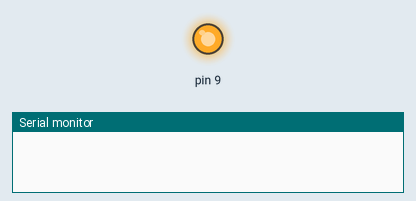
This sketch was run on a simulated Arduino Leonardo, built for the host (arithmetic inside an expression is 32-bit, double 64-bit). Shown: output pins drawn as LEDs (lit = HIGH), the last lines printed to the serial monitor. Uploads are accepted with an empty reply; random numbers use the default seed unless the sketch sets one.

Above: at 0.1 s.
At 2.1 s:
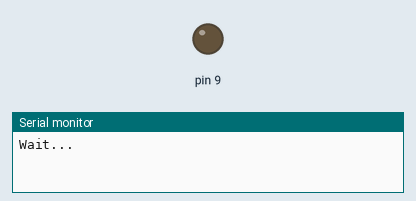
Timing chart, 0 to 3.6 s (numbered marks = the images above):
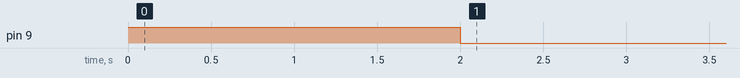

The sketch:

GSMweb_2560_0_09.ino
```cpp
/**************************************************************
 * TinyGSM Getting Started guide:
 *   https://tiny.cc/tinygsm-readme
 *
 *   ancestor of 0_0 version
 *   Migration to Mega2560 platform
 *   version 0.01 15/05/20
 *
 *   OK
 **************************************************************/
#define TINY_GSM_MODEM_A6

#define SerialMon Serial                // Set serial for debug console (to the Serial Monitor, default speed 115200)
#define SerialAT Serial1                // Set serial for AT commands (to the module) // Use Hardware Serial on Mega, Leonardo, Micro

// Increase RX buffer to capture the entire response
// Chips without internal buffering (A6/A7, ESP8266, M590)
// need enough space in the buffer for the entire response
// else data will be lost (and the http library will fail).

#define TINY_GSM_RX_BUFFER 650        // 650 //128 // last 670 // was 650

// #define DUMP_AT_COMMANDS           // See all AT commands, if wanted // uncomment if debugging is needed

#define TINY_GSM_DEBUG SerialMon      // Define the serial console for debug prints, if needed

// Range to attempt to autobaud
// #define GSM_AUTOBAUD_MIN 9600      // 9600
// #define GSM_AUTOBAUD_MAX  19200    // 38400 // 115200 // 57600 // 115200 // 19200 // 38400

// Add a reception delay - may be needed for a fast processor at a slow baud rate
//#define TINY_GSM_YIELD() { delay(2); }

// Define how you're planning to connect to the internet
#define TINY_GSM_USE_GPRS true
#define TINY_GSM_USE_WIFI false

#define GSM_PIN ""    // set GSM PIN, if any

// Your GPRS credentials, if any
const char apn[]  =  "internet";    // "internet"; Megafone
const char gprsUser[] = "gdata";    // gdata
const char gprsPass[] = "gdata";    // gdata

// Server details
const char server[] =  "kot60.online"; // "vsh.pp.ua"; //
const char resource[] = "/a6script.php"; // "/pics/Kot60_IoT.txt"; // "/TinyGSM/logo.txt"; //  "/test.txt"; // "?Ut=50&Um=40&Bm=30&Bt=20"; //

#include <TinyGsmClient.h>

#ifdef DUMP_AT_COMMANDS
  #include <StreamDebugger.h>
  StreamDebugger debugger(SerialAT, SerialMon);
  TinyGsm modem(debugger);
#else
  TinyGsm modem(SerialAT);
#endif

  TinyGsmClient client(modem);
  const int  port = 80;

  unsigned long lastDataSent(0), sessionBegin(0);
  float tstT(21.45);

void setup() {
  ModemA6_ON(9);
  SerialMon.begin(9600);                            // last one 57600 // 115200 // Set console baud rate
  delay(10);

  // Set your reset, enable, power pins here

  SerialMon.println(F("Wait..."));

  // TinyGsmAutoBaud(SerialAT,GSM_AUTOBAUD_MIN,GSM_AUTOBAUD_MAX);
  SerialAT.begin(9600);                             // was 9600, 115200
  delay(3000);

  SerialMon.println(F("Initializing modem...")); // Restart takes quite some time. To skip it, call init() instead of restart()
  modem.restart();   // 15.05
  // modem.init();

  String modemInfo = modem.getModemInfo();
  SerialMon.print(F("Modem Info: ")); SerialMon.println(modemInfo);

  sessionBegin = millis();
  randomSeed(analogRead(0));
}

void loop() {

String data  = ""; // "?Ut=50&Um=40&Bm=30&Bt=20";
String TankT = "";
String RoomT = "";

uint8_t Ut(0), Um(0), Bm(0), Bt(0), MaccT(0), KitT(0), LivT(0), BathT(0), CorT(0), Bed1(0);   // Temperature values in heating tank and rooms
float TstT(15.2);
bool bar1(0), bar2(1), bar3(0), hWat(0), hfP(1), hrP(0), hwP(1), boilP(1), camP(1);           // State of bars and pumps. Values just for simulation
bool *eqwP[9];
bool success = false;
uint16_t eqw(0);

if( (millis() - lastDataSent) > 3600000 ) {                                           // Modem restart once in 60 min.
  SerialMon.print(F(" ***** Last Data Sent  ")); SerialMon.print((millis() - lastDataSent) / 60000);
  SerialMon.print(F("min ago ****    ***** Modem restart ****  ")); SerialMon.println(millis());
  modem.restart();
  lastDataSent = millis();
  sessionBegin = millis();
  }

 SerialMon.print(F("\n***** Last Cycle done ****  ")); SerialMon.print(millis());
 SerialMon.print(F(" ***** Last Data Sent ****  ")); SerialMon.println(lastDataSent);

  /******  Simulation (here should be the real measurement process including equipment status)   *******/
  Ut = 40 + random(0,40);  Um = 30 + random(0,20);  Bm = 25 + random(0,15);  Bt = 10 + random(0,15);
  KitT  = 15 + random(0,10); LivT = 15 + random(0,10); BathT = 15 + random(0,10); CorT = 15 + random(0,10); Bed1 = 15 + random(0,10);

  tstT = 15.0 + random(100) / 10.0;
  SerialMon.print("tstT = "); SerialMon.println(tstT);

  /******  End of Simulation   *******/

  MaccT = (Ut + Um + Bm + Bt) / 4;                                                      // Middle temp. value in the heat accumulator
  TankT = Tconv(Ut) + Tconv(Um) + Tconv(Bm) + Tconv(Bt);                                // String variable to be sent to a6script.php
  RoomT = Tconv(KitT) + Tconv(LivT) + Tconv(BathT) + Tconv(CorT) + Tconv(Bed1);         // String variable to be sent to a6script.php


  SerialMon.print(F("\nTankTemp: ")); SerialMon.print(TankT);  SerialMon.print(F("  RoomTemp: ")); SerialMon.print(RoomT);
  SerialMon.println(F("\t\t\t\t**  HW status"));
  SerialMon.print(F("Minuts from the session begin:  ")); SerialMon.print( (millis() - sessionBegin) / 60000 );
  SerialMon.println("\t\t\t\t\t**");

  bool eqwArr[] = {camP, boilP, hwP, hrP, hfP, hWat, bar3, bar2, bar1};     // Equipment status array of bool.
  for (int i = 0; i < 9; i++)  eqwP[i] = &eqwArr[i];                        // assign the address of bool.

  byte len = sizeof(eqwArr)/sizeof(eqwArr[0]);                              // Number of elements in equArr
  eqw = eqSta(len, eqwArr, eqwP);                                           // Encoded equipment status (binary)
  for (byte i = 0; i < len ; i++) {
    SerialMon.print(i); SerialMon.print("\t");
  }
  SerialMon.println("**");
  for (byte i = 0; i < len ; i++) {
    SerialMon.print(eqwArr[i]); SerialMon.print("\t");
  }
  SerialMon.println(F("**\n"));

  data = "?Ut=" + String(Ut) + "&Um=" + String(Um) + "&Bm=" + String(Bm) + "&Bt=" + String(Bt) + "&TstT=" + String(tstT) + "&eqw=" + String(eqw);
                                                                                        // Data to be sent to a6script within GET proc.
  data = resource + data;  // "/a6script.php"                                           // Complete HTML GET command data
  // data = resource;

  SerialMon.print(F("Resource + data: ")); SerialMon.println(data);
  SerialMon.println(F("Waiting for GSM network..."));
  if (!modem.waitForNetwork()) {
    SerialMon.println(F(" fail GSM"));
    delay(1000); // 5000 // 10 000
    return;
  }
  SerialMon.println(F(" success GSM"));

  if (modem.isNetworkConnected()) {
    SerialMon.println(F("Network connected GSM"));
  }

#if TINY_GSM_USE_GPRS
  // GPRS connection parameters are usually set after network registration
    SerialMon.print(F("Connecting to Megafon "));
    SerialMon.print(apn); SerialMon.print("  ");
    if (!modem.gprsConnect(apn, gprsUser, gprsPass)) {
      SerialMon.println(F(" fail GPRS i-net"));
      delay(1000); // 10000
      return;
    }
    SerialMon.println(F(" success GPRS i-net "));

  if (modem.isGprsConnected()) {
    SerialMon.println(F("GPRS i-net connected"));
  }
#endif

   for(byte i = 0; i < 10; i++)
   {
    SerialMon.print(F("Connecting to "));
    SerialMon.println(server);
    if (!client.connect(server, port)) {
      SerialMon.println(F(" fail i-net site "));
      delay(1000); // 5000 // 10 000
      return;
    }
    SerialMon.println(F(" success i-net site "));

      // Make a HTTP GET request:
      SerialMon.println(F("Performing HTTP GET request..."));
      client.print(String("GET ") + data  + String(" HTTP/1.1\r\n") );  // resource
      SerialMon.println(F(" send GET + data + HTTP/1.1  "));

      client.print(String("Host: ") + server + "\r\n");
      SerialMon.println(F(" send Host: server  "));
      client.print("Connection: close\r\n\r\n");                   // 15.05.20
      SerialMon.println(F("Connection: close"));
      // client.print("Keep-Alive: 300\r\n");         // added by me
      // client.print("Connection: Keep-Alive\r\n\r\n");  // added by me
      client.println();

     if (client.available()) break;
  }

                                // ****** Tosser ******
  uint8_t i(0), j(0);
  byte k(0), s(0); byte Utd(0);
  String d = "";
  unsigned long timeout = millis();
  while (client.connected() && millis() - timeout < 10000L) {
    // Print available data
    while (client.available()) {
      char c = client.read();
      SerialMon.print(c);

      if ( c == '$') { j = i; k = 1; }        // SerialMon.print(F(" ---> U ")); SerialMon.println(i);
      if ( i == j + k && c == 'e') { k++;  }  // , SerialMon.print(F(" ---> t ")); SerialMon.println(i)
      if ( i == j + k && c == 'q') { k++;  }   //  , SerialMon.print(F(" ---> _ ")); SerialMon.println(i)
      if ( i == j + k && c == 'w') { k++;  }  // , SerialMon.print(F(" ---> = ")); SerialMon.println(i)
      if ( i == j + k && c == ' ') { k++; d = ""; }   // SerialMon.print(F(" ---> _ ")); SerialMon.println(i);
      if ( k == 5 && i > j + k + 1 && i < j + k + 5 ) {
        d += c ; eqw = d.toInt(); s++;
        if ( s == 3 ) {
        SerialMon.print(" i: "); SerialMon.print(i);
        SerialMon.print(" $eqw: "); SerialMon.print(eqw);
        s = 0;

        lastDataSent = millis();
        SerialMon.print(F(" Last Data Sent  ")); SerialMon.print(lastDataSent);
        success = true;
        }
      }
      i++;
      timeout = millis();
    }
  }

  //SerialMon.println(F("\n ***** End reading ***** "));
  // SerialMon.println(d);
  //SerialMon.println(F(" ***** End fragment ***** \n"));
  // d = "";

  // Shutdown

  client.stop();                SerialMon.println(F("Server disconnected"));

  modem.gprsDisconnect();       SerialMon.println(F("GPRS disconnected"));

  if ( success ) {
    delay (1800000);          // send data once a 30 min
    success = false;
  } else {
    delay (5000); // 10 000
  }

}

void ModemA6_ON(byte pwrON) {
  pinMode(pwrON, OUTPUT);
  digitalWrite(pwrON, HIGH);
  delay(2000);
  digitalWrite(pwrON,LOW);
  }

String Tconv(int T) {                     // converts temperature value (int) into String format. 1. additional "0", 2. negative values
  if (T < 10) return "0" + String(T);
  else if (T < 0) return String(100 + T);
  else return String(T);
  }

uint16_t eqSta(byte lngt, bool bo[], bool* boP[]) {               // This function encode the equipment status data into a binary number

     /* for (byte i = 0; i < lngt; i++) {
      Serial.print(i); Serial.print(" within eqSta  "); Serial.println(bo[i]);
     } */

  uint16_t eqD = 0, eqDd = 0;                       // Equipment data as a binary number
  uint16_t dig = 1;                        // digit weight. 1 means LSB
  for (byte i = 0; i < lngt; i++) {
    eqD += dig * bo[i];                   // Number each bit of which corresponds with the cirtaine peace of equipment
    // Serial.print(i); Serial.print("  "); Serial.print(bo[i]); Serial.print("  "); Serial.print(dig); Serial.print("  "); Serial.println(eqD);
    dig *= 2;
    }
    eqDd = eqD;
  for (int i = 0; i < 9; i++) {
    if ( eqDd % 2 ) {
     *boP[i] = 1;      // assign the value of bool to the correspond address.
     eqDd = (eqDd - 1) / 2;
    }
    else {
     *boP[i] = 0;      // assign the value.
     eqDd = eqDd / 2;
    }
  }

   return eqD;
  }
```
